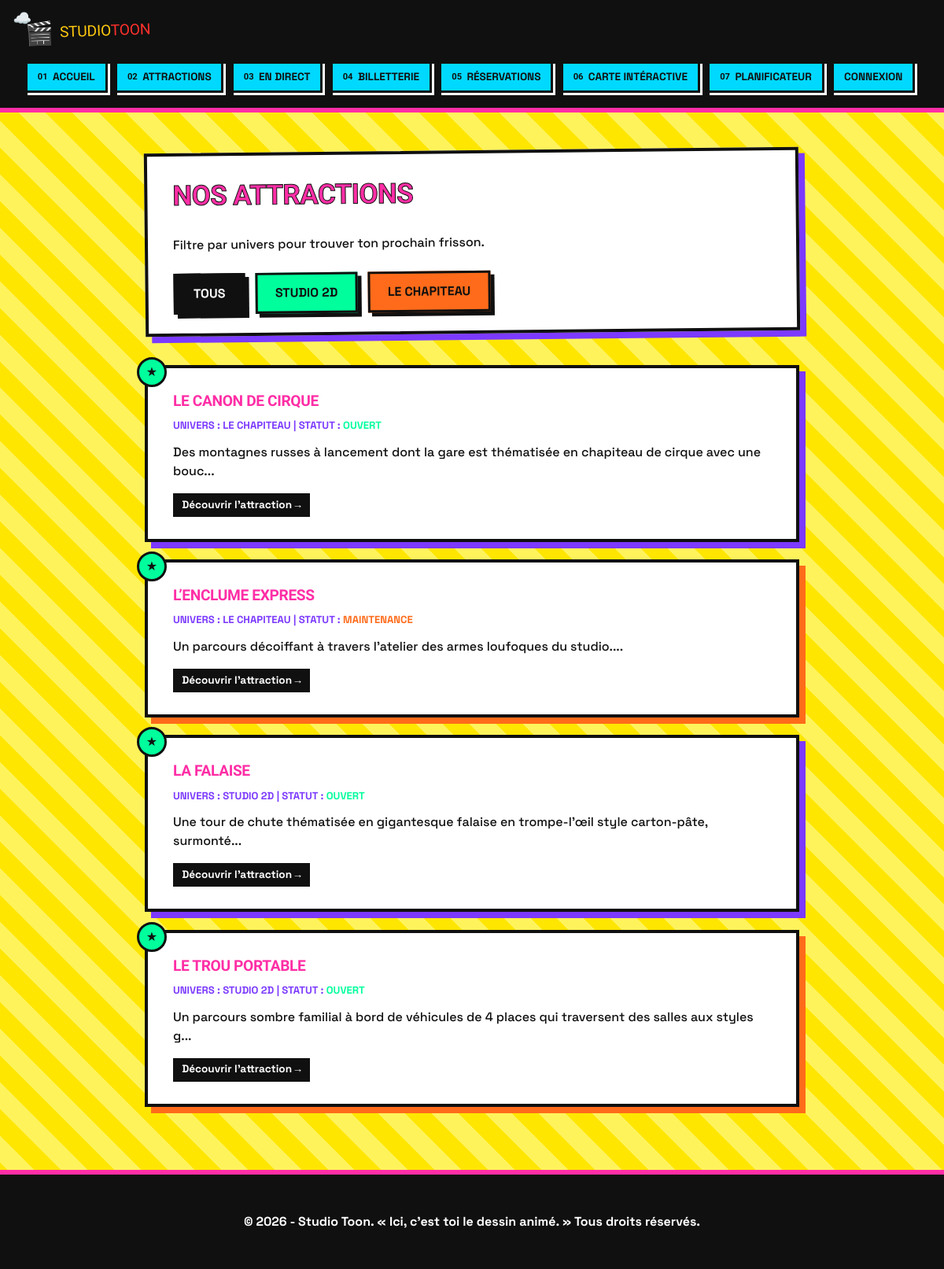
Screenshot of /index.php?action=attractions with the database file from the repository.
### tables this page shows
CREATE TABLE `attractions` (
  `id` int(11) NOT NULL,
  `nom` varchar(150) NOT NULL,
  `image` varchar(255) NOT NULL,
  `description` text NOT NULL,
  `gag` text NOT NULL,
  `caracteristiques` text NOT NULL,
  `taille_minimale` int(11) NOT NULL,
  `statut` enum('Ouvert','Ferme','Maintenance') DEFAULT 'Ouvert',
  `univers_id` int(11) NOT NULL,
  `attente` int(11) DEFAULT NULL,
  `coord_x` decimal(5,2) DEFAULT 50.00,
  `coord_y` decimal(5,2) DEFAULT 50.00
);

CREATE TABLE `univers` (
  `id` int(11) NOT NULL,
  `nom` varchar(100) NOT NULL,
  `description` text DEFAULT NULL
);

### controllers/AttractionController.php (called while the page is built, shortened)
<?php
require_once __DIR__ . '/../models/AttractionModel.php';
class AttractionController {
    private $model;
    public function __construct() {
        $this->model = new AttractionModel();
    }
    public function lister() {
        $current_univers = isset($_GET['univers']) ? $_GET['univers'] : null;
        $attractions = $this->model->getAttractions($current_univers);
        require_once 'views/attractions.php';
    }
}

### config/Database.php (called while the page is built, shortened)
<?php
class Database
{
    private static $conn = null;
    public static function getConnection()
    {
        if (self::$conn === null) {
            $host = $_ENV['DB_HOST'] ?? 'localhost';
            $db_name = $_ENV['DB_NAME'] ?? '';
            $username = $_ENV['DB_USER'] ?? 'root';
            $password = $_ENV['DB_PASSWORD'] ?? '';
            try {
                self::$conn = new PDO(
                    "mysql:host=" . $host . ";dbname=" . $db_name . ";charset=utf8mb4",
                    $username,
                    $password,
                    [
                        PDO::ATTR_ERRMODE => PDO::ERRMODE_EXCEPTION,
                        PDO::ATTR_DEFAULT_FETCH_MODE => PDO::FETCH_ASSOC
                    ]
                );
            } catch (PDOException $exception) {
                die("Erreur de connexion : " . $exception->getMessage());
            }
        }
        return self::$conn;
    }
}

### models/AttractionModel.php (called while the page is built, shortened)
<?php
require_once __DIR__ . '/../config/Database.php';
class AttractionModel {
    private $db;
    public function __construct() {
        $this->db = Database::getConnection();
    }
    public function getAttractions($univers = null) {
        if ($univers) {
            $stmt = $this->db->prepare("
                SELECT a.*, u.nom AS univers_nom
                FROM attractions a
                JOIN univers u ON a.univers_id = u.id
                WHERE u.nom = ?
            ");
            $stmt->execute([$univers]);
            return $stmt->fetchAll();
        } else {
            $stmt = $this->db->query("
                SELECT a.*, u.nom AS univers_nom
                FROM attractions a
                JOIN univers u ON a.univers_id = u.id
            ");
            return $stmt->fetchAll();
        }
    }
}

### views/attractions.php (the view, shortened to what this page needs)
    <div class="page-entete">
        <h1>Nos Attractions</h1>
        <p class="page-entete__intro">Filtre par univers pour trouver ton prochain frisson.</p>
        <div style="margin-top: 1.5rem; display: flex; gap: 0.8rem; flex-wrap: wrap;">
            <a href="index.php?action=attractions" class="bouton" style="margin-top:0; background: <?= empty($current_univers) ? 'var(--noir); color:#fff' : 'var(--cyan); color:var(--noir)' ?>;">Tous</a>
            <a href="index.php?action=attractions&univers=Studio+2D" class="bouton" style="margin-top:0; background: <?= ($current_univers == 'Studio 2D') ? 'var(--noir); color:#fff' : 'var(--vert); color:var(--noir)' ?>;">Studio 2D</a>
            <a href="index.php?action=attractions&univers=Le+Chapiteau" class="bouton" style="margin-top:0; background: <?= ($current_univers == 'Le Chapiteau') ? 'var(--noir); color:#fff' : 'var(--orange); color:var(--noir)' ?>;">Le Chapiteau</a>
        </div>
    </div>
    <div class="liste-realisations">
        <?php if (!empty($attractions)): ?>
            <?php foreach ($attractions as $a): ?>
                <div class="carte-realisation">
                    <h3><?= htmlspecialchars($a['nom']) ?></h3>
                    <p class="carte-realisation__meta">
                        Univers : <?= htmlspecialchars($a['univers_nom']) ?> | Statut :
                        <span style="color: <?= $a['statut'] == 'Ouvert' ? 'var(--vert)' : ($a['statut'] == 'Maintenance' ? 'var(--orange)' : 'var(--rose)') ?>;">
                    <?= htmlspecialchars($a['statut']) ?>
                </span>
                    </p>
                    <p class="carte-realisation__extrait"><?= htmlspecialchars(substr($a['description'], 0, 100)) ?>...</p>
                    <a href="index.php?action=detail&id=<?= $a['id'] ?>" class="carte-realisation__lien">Découvrir l'attraction →</a>
                </div>
            <?php endforeach; ?>
        <?php else: ?>
            <p class="vide">Aucune attraction trouvée dans cet univers !</p>
        <?php endif; ?>
    </div>
<?php
require 'views/base.php';
?>

### static/css/style-zinzin.css (style rules this page uses)
:root { --fond: #fff35c; --fond-carte: #ffffff; --rose: #ff2ea6; --vert: #00ff9c; --violet: #7c3aff; --cyan: #00d9ff; --orange: #ff6b1a; --noir: #101010; --rayon: 0px; --police-titre: "Archivo Black", "Impact", sans-serif; --police-texte: "Space Grotesk", monospace; }
* { box-sizing: border-box; }
body { margin: 0; background: repeating-linear-gradient(45deg, #fff35c 0 24px, #ffe600 24px 48px); color: var(--noir); font-family: var(--police-texte); line-height: 1.5; }
h1, h2, h3 { font-family: var(--police-titre); text-transform: uppercase; letter-spacing: -0.02em; }
a { color: inherit; text-decoration: none; }
.page-entete { margin-bottom: 2.5rem; background: var(--fond-carte); border: 4px solid var(--noir); box-shadow: 8px 8px 0 var(--violet); padding: 1.5rem 2rem; transform: rotate(-0.6deg); }
.page-entete h1 { font-size: 2.2rem; margin: 0 0 0.5rem; color: var(--rose); -webkit-text-stroke: 1px var(--noir); }
.page-entete__intro { max-width: 60ch; font-weight: 500; }
.liste-realisations { display: flex; flex-direction: column; gap: 1.4rem; }
.carte-realisation { display: block; padding: 1.75rem 2rem; background: var(--fond-carte); border: 4px solid var(--noir); box-shadow: 8px 8px 0 var(--violet); transition: transform 0.15s ease, box-shadow 0.15s ease; position: relative; }
.carte-realisation:nth-child(even) { box-shadow: 8px 8px 0 var(--orange); }
.carte-realisation::before { content: "★"; position: absolute; top: -14px; left: -14px; width: 32px; height: 32px; background: var(--vert); border: 3px solid var(--noir); border-radius: 50%; display: flex; align-items: center; justify-content: center; font-size: 1rem; }
.carte-realisation h3 { margin: 0 0 0.4rem; font-size: 1.2rem; color: var(--rose); }
.carte-realisation__meta { font-size: 0.82rem; text-transform: uppercase; font-weight: 700; color: var(--violet); margin: 0 0 0.75rem; }
.carte-realisation__extrait { margin: 0 0 1rem; font-weight: 500; }
.carte-realisation__lien { color: #fff; background: var(--noir); padding: 0.3rem 0.7rem; font-size: 0.85rem; font-weight: 700; display: inline-block; }
.bouton { display: inline-block; margin-top: 0.85rem; padding: 0.7rem 1.4rem; background: var(--rose); color: #fff; font-weight: 800; text-transform: uppercase; border: 3px solid var(--noir); box-shadow: 5px 5px 0 var(--noir); transition: transform 0.12s ease; }

### static/css/animations.css (style rules this page uses)
.page-entete h1 { display: inline-block; transition: transform 0.3s cubic-bezier(0.175, 0.885, 0.32, 1.275); }

### views/base.php (style rules this page uses)
html, body { height: 100%; margin: 0; }
body { display: flex; flex-direction: column; min-height: 100vh; }

### rows the page displays
attractions: nom "LE CANON DE CIRQUE", univers.nom "LE CHAPITEAU", statut "OUVERT", description "Des montagnes russes à lancement dont la gare est thématisée en chapiteau de cirque avec une bouc"
attractions: nom "L’ENCLUME EXPRESS", univers.nom "LE CHAPITEAU", statut "MAINTENANCE", description "Un parcours décoiffant à travers l'atelier des armes loufoques du studio."
attractions: nom "LA FALAISE", univers.nom "STUDIO 2D", statut "OUVERT", description "Une tour de chute thématisée en gigantesque falaise en trompe-l'œil style carton-pâte, surmonté"
attractions: nom "LE TROU PORTABLE", univers.nom "STUDIO 2D", statut "OUVERT", description "Un parcours sombre familial à bord de véhicules de 4 places qui traversent des salles aux styles g"
